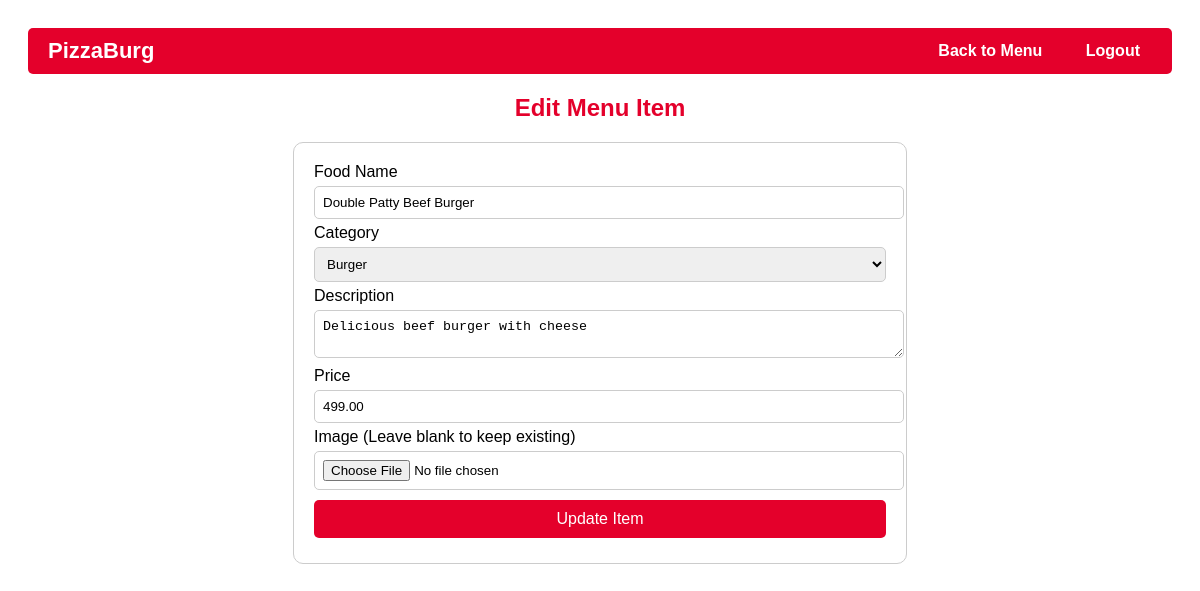
Page /admin/menu_edit.php?id=1 (signed in) on the committed database.
### tables this page shows
CREATE TABLE `menu` (
  `id` int(11) NOT NULL,
  `name` varchar(100) NOT NULL,
  `category` enum('burger','pizza','drink') NOT NULL,
  `description` text DEFAULT NULL,
  `price` decimal(10,2) NOT NULL,
  `image` varchar(255) DEFAULT NULL,
  `created_at` timestamp NOT NULL DEFAULT current_timestamp()
);

### admin/menu_edit.php (the view, shortened to what this page needs)
<?php
include("../includes/config.php");
$id = (int)$_GET['id'];
$result = mysqli_query($conn, "SELECT * FROM menu WHERE id='$id'");
$item = mysqli_fetch_assoc($result);
?>
<!DOCTYPE html>
<html>
<head>
</head>
<body>
<div class="top-bar">
    <div class="logo">PizzaBurg</div>
    <div class="nav-links">
        <a href="menu_manage.php" class="btn">Back to Menu</a>
        <a href="logout.php" class="btn">Logout</a>
    </div>
</div>
<h2>Edit Menu Item</h2>
<form method="post" enctype="multipart/form-data">
    <label>Food Name</label>
    <input type="text" name="name" value="<?php echo $item['name']; ?>" required>
    <label>Category</label>
    <select name="category" required>
      <option value="burger" <?php if($item['category']=='burger') echo 'selected'; ?>>Burger</option>
    </select>
    <label>Description</label>
    <textarea name="description" required><?php echo $item['description']; ?></textarea>
    <label>Price</label>
    <input type="text" name="price" value="<?php echo $item['price']; ?>" required>
    <label>Image (Leave blank to keep existing)</label>
    <input type="file" name="image">
    <input type="submit" name="update" value="Update Item">
</form>
</body>
</html>

### admin/menu_edit.php (style rules this page uses)
body { font-family:Arial; background:#fff; padding:20px; }
h2 { text-align:center;color:#e4002b; }
form { width:50%;margin:auto;border:1px solid #ccc;padding:20px;border-radius:10px; }
input, select, textarea { width:100%;padding:8px;margin:5px 0;border-radius:5px;border:1px solid #ccc; }
input[type=submit] { background:#e4002b;color:white;border:none;cursor:pointer;padding:10px;font-size:16px;border-radius:5px; transition:0.3s; }
.top-bar { display:flex; justify-content:space-between; align-items:center; background:#e4002b; padding:10px 20px; color:white; border-radius:5px; margin-bottom:20px; }
.top-bar .logo { font-size:22px; font-weight:bold; }
.top-bar .nav-links a { margin-left:15px; color:white; text-decoration:none; font-weight:bold; padding:6px 12px; border-radius:4px; transition:0.3s; }

### rows in the picture
menu: name "Double Patty Beef Burger", category "Burger", description "Delicious beef burger with cheese", price "499.00"
